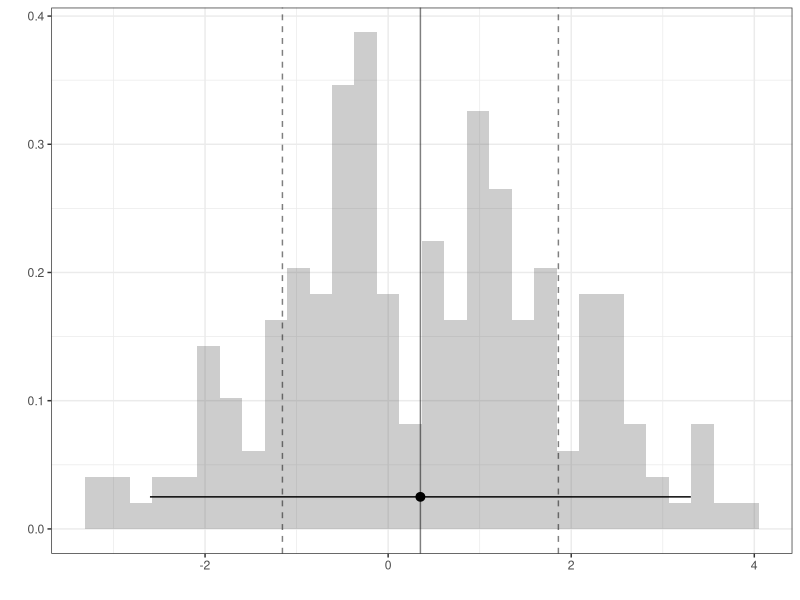
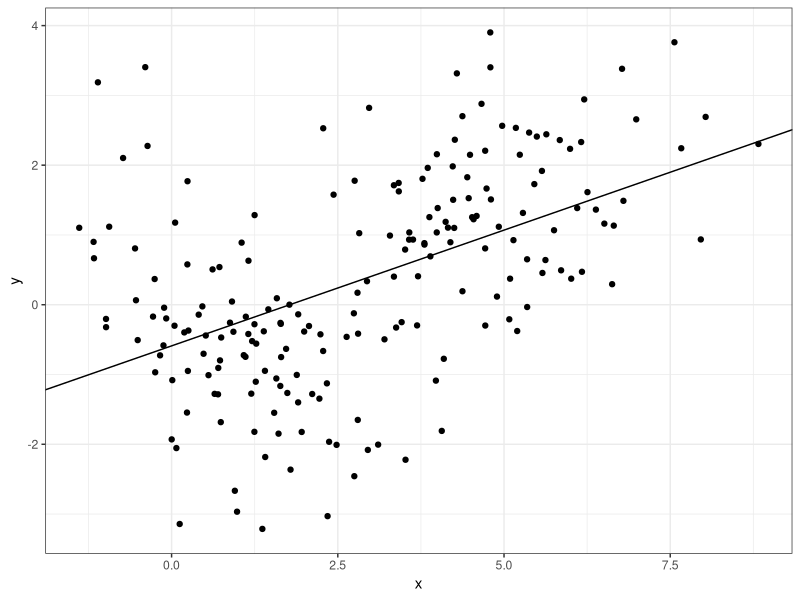
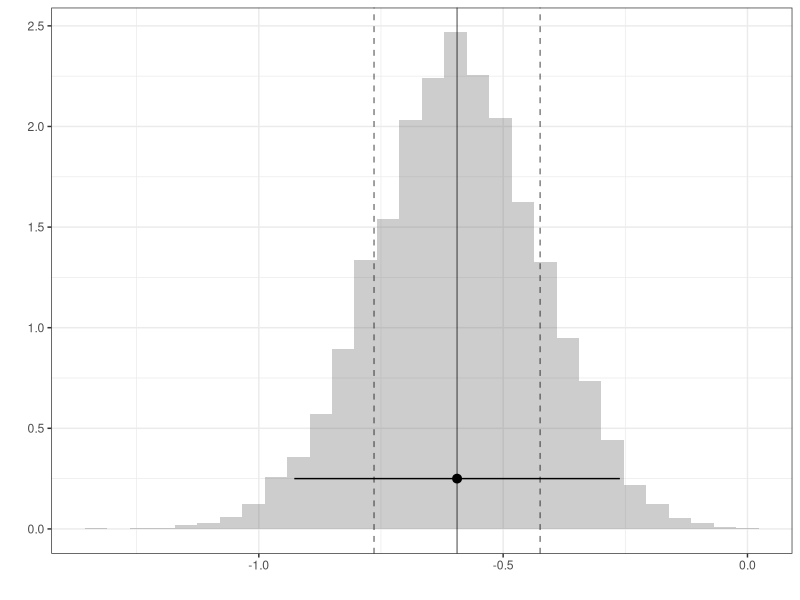
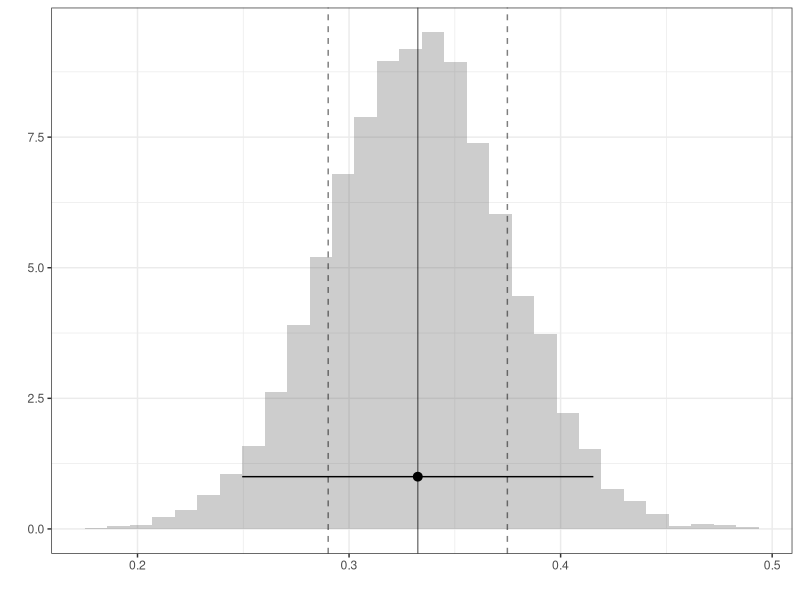
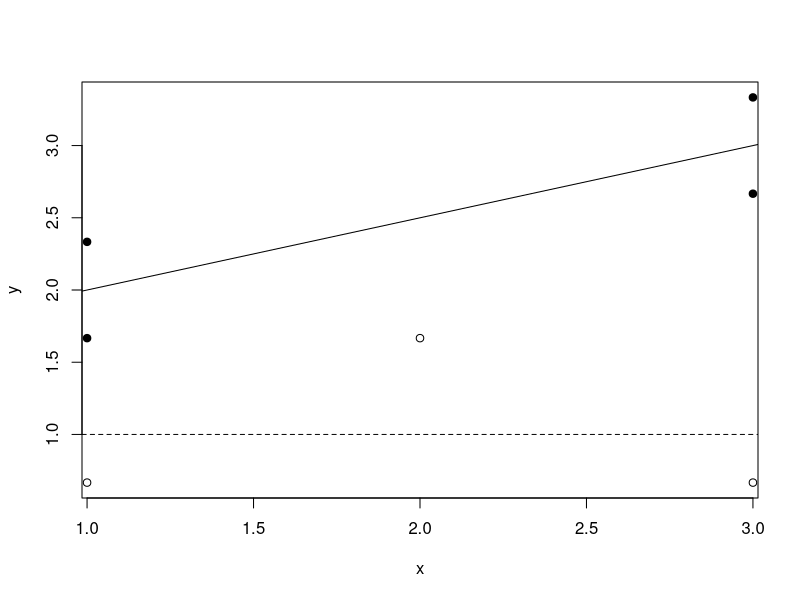
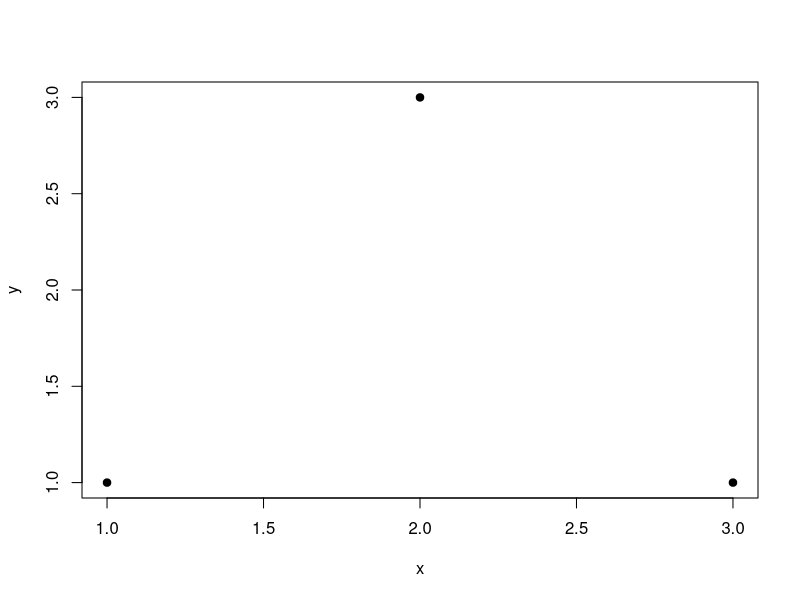
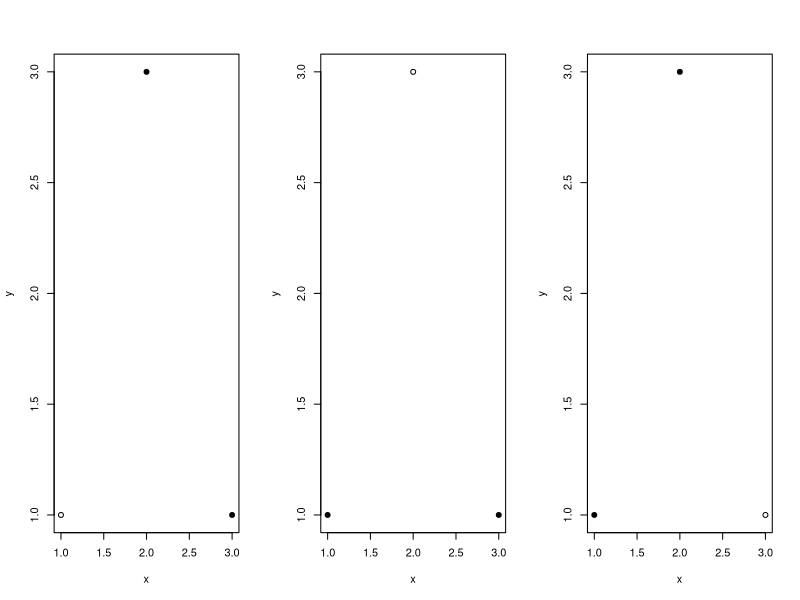
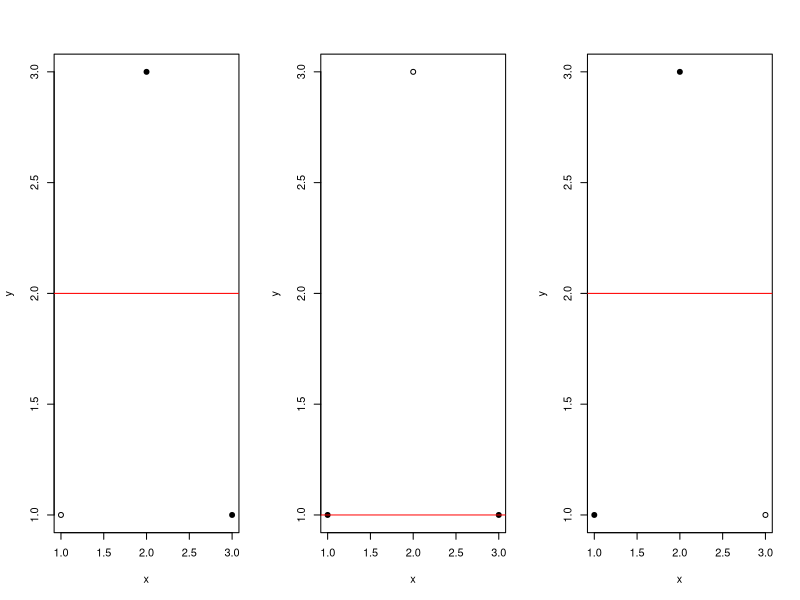

Source code (R) for these figures, in order:
## ---- chunk 1
#| echo: false
library(ggplot2)
p3n <- 200
z <- c(rep(0,p3n/2),rep(1,p3n/2))
set.seed(220220)
x <-   z + rnorm(p3n,mean=1,sd=1) + z*rnorm(p3n,mean=3,sd = 1)
y <- (-0.5)*x + (.8)*x*z + rnorm(p3n)


dfp3 <- data.frame(y,x,z)
df<-dfp3


q2<- ggplot(data = dfp3, aes(x = x, y = y)) +
  geom_point() +
  xlab("x") +
  ylab("y") +
  theme_bw() 
n<-p3n


modone<- lm(y~x,data=dfp3)

## ---- chunk 2
#| echo: true
mod<- lm(y~x, data=df)
summary(mod)

## ---- chunk 3
#| echo: true
B=10000
beta_0<- rep(NA,B)
beta_1<- rep(NA,B)
for( b in 1:B ){
bootind = sample(1:n,size=n,replace=T)
dfboot = df[bootind,]
mod<- lm(y~x, data=dfboot)
beta_0[b] = mod$coef[1]
beta_1[b] = mod$coef[2]
}
## ---- chunk 4
#| out-height: 3.5in
#| fig-ncol: 2
#| fig-subcap:
#|  -  Histogram of the vector Y's elements
#|  -  Scatterplot of X and Y
ggplot() + geom_histogram(aes(x=y,     y=after_stat(density)), alpha=.3) + 
           geom_vline(aes(xintercept=mean(y)), alpha=.5) + 
           geom_vline(aes(xintercept=mean(y)+c(-1,1)*sd(y)), linetype='dashed', alpha=.5) + 
           geom_pointrange(aes(x=mean(y), xmin=mean(y)-1.96*sd(y), xmax=mean(y)+1.96*sd(y), y=.025)) + theme_bw() + xlab('') + ylab('')

q2 + geom_abline(slope=modone$coef[2], intercept=modone$coef[1])
## ---- chunk 5
#| out-height: 3.5in
#| fig-ncol: 2
#| fig-subcap:
#|  -  Histogram of the beta_0's elements
#|  -  Histogram of the beta_1's elements
ggplot() + geom_histogram(aes(x=beta_0, y=after_stat(density)), alpha=.3) + 
           geom_vline(aes(xintercept=mean(beta_0)), alpha=.5) + 
           geom_vline(aes(xintercept=mean(beta_0)+c(-1,1)*sd(beta_0)), linetype='dashed', alpha=.5) + 
           geom_pointrange(aes(x=mean(beta_0), xmin=mean(beta_0)-1.96*sd(beta_0), xmax=mean(beta_0)+1.96*sd(beta_0), y=.25)) + theme_bw() + xlab('') + ylab('')

ggplot() + geom_histogram(aes(x=beta_1, y=after_stat(density)), alpha=.3) + 
           geom_vline(aes(xintercept=mean(beta_1)), alpha=.5) + 
           geom_vline(aes(xintercept=mean(beta_1)+c(-1,1)*sd(beta_1)), linetype='dashed', alpha=.5) + 
           geom_pointrange(aes(x=mean(beta_1), xmin=mean(beta_1)-1.96*sd(beta_1), xmax=mean(beta_1)+1.96*sd(beta_1), y=1)) + theme_bw() + xlab('') + ylab('')

## ---- chunk 6
x <- c(1,1,1,2,3,3,3)
y <- c(2/3,5/3,7/3,5/3,2/3,8/3,10/3)
d <- c(0,1,1,0,0,1,1)
plot(x,y,xlim=c(1.06,2.94),pch=c(1,19,19,1,1,19,19))
abline(lm(y[d==0] ~x[d==0]),lty=2)
abline(lm(y[d==1] ~x[d==1]))
## ---- chunk 7
x <- c(1,2,3)
y <- c(1,3,1)
plot(x,y,pch=19)
## ---- chunk 8
x <- c(1,2,3)
y <- c(1,3,1)
par(mfrow=c(1,3))
plot(x,y,pch=c(1,19,19))
plot(x,y,pch=c(19,1,19))
plot(x,y,pch=c(19,19,1))
## ---- chunk 9
par(mfrow=c(1,3))
plot(x,y,pch=c(1,19,19))
abline(h=2, col="red")
plot(x,y,pch=c(19,1,19))
abline(h=1, col="red")
plot(x,y,pch=c(19,19,1))
abline(h=2, col="red")
## ---- chunk 10
par(mfrow=c(1,3))
plot(x,y,pch=c(1,19,19))
segments(x0=2,y0=3,x1=3,y1=1,col="red")
plot(x,y,pch=c(19,1,19))
segments(x0=1,y0=1,x1=3,y1=1,col="red")
plot(x,y,pch=c(19,19,1))
segments(x0=1,y0=1,x1=2,y1=3,col="red")
## ---- chunk 11
x <- c(1,1,1,2,2,2,3,3,3,4,4,4)
y <- c(1,2,3,3,4,5,5,6,7,7,8,9)
par(mfrow=c(1,2))
plot(x,y,pch=19)
abline(v=2.5)
plot(x,y,pch=19)
abline(v=c(1.5,2.5,3.5))
## ---- chunk 12
par(mfrow=c(1,2))
plot(x,y,pch=19)
abline(v=2.5)
segments(x0=1, y0=3, x1=2.5, y1=3, col="red")
segments(x0=2.5, y0=7, x1=4, y1=7, col="blue")
## ---- chunk 13
plot(x,y,pch=19)
abline(v=c(1.5,2.5,3.5))
segments(x0=.75, y0=2, x1=1.5, y1=2, col="red")
segments(x0=1.5, y0=4, x1=2.5, y1=4, col="magenta")
segments(x0=2.5, y0=6, x1=3.5, y1=6, col="cyan")
segments(x0=3.5, y0=8, x1=4.5, y1=8, col="blue")
## ---- chunk 14
#| echo: false

p5n <- 200
z.5 <- c(rep(0,p5n/2),rep(1,p5n/2))
set.seed(220220)
x.5 <-   rnorm(p5n,mean=3,sd = 3) + runif(p5n,-4,2)
y.5 <- (-0.5)*x.5 + (4)*z.5 + rnorm(p5n)


dfp5 <- data.frame(y.5,x.5,z.5)

q5a <- ggplot(data = dfp5, aes(x = x.5, y = y.5)) +
  geom_point(aes(shape = factor(z.5)),size = 1,alpha=.5) +
  scale_shape_manual(values = c(1,19), label = c("z=0","z=1")) +
  xlab("x") +
  ylab("y") +
  theme_bw() +
  theme(panel.grid = element_blank(),
        legend.box.just = "left",
        legend.justification = c("left","top"),
        legend.position = c(0,1),
        legend.margin = margin(6,6,6,6),
        legend.title = element_blank(),
        legend.box.background = element_rect(color="black",size=1))

q5b<- ggplot(data = dfp3, aes(x = x.5, y = z.5)) +
  geom_jitter(height=.25) +  xlab("x") +
  ylab("z") +
  theme_bw()


y<- y.5
x<- x.5
z<- z.5
df <- data.frame(y,x,z)

modone<- lm(y~x+z,data=df)
modtwo<- lm(z ~ x, data=df)

## ---- chunk 15
#| out-height: 3.5in
#| fig-ncol: 2
#| fig-subcap:
#|  -  Scatterplot 1
#|  -  Scatterplot 2 (Jittered)
q5a
q5b

## ---- chunk 16
summary(modone)

## ---- chunk 17
summary(modtwo)
